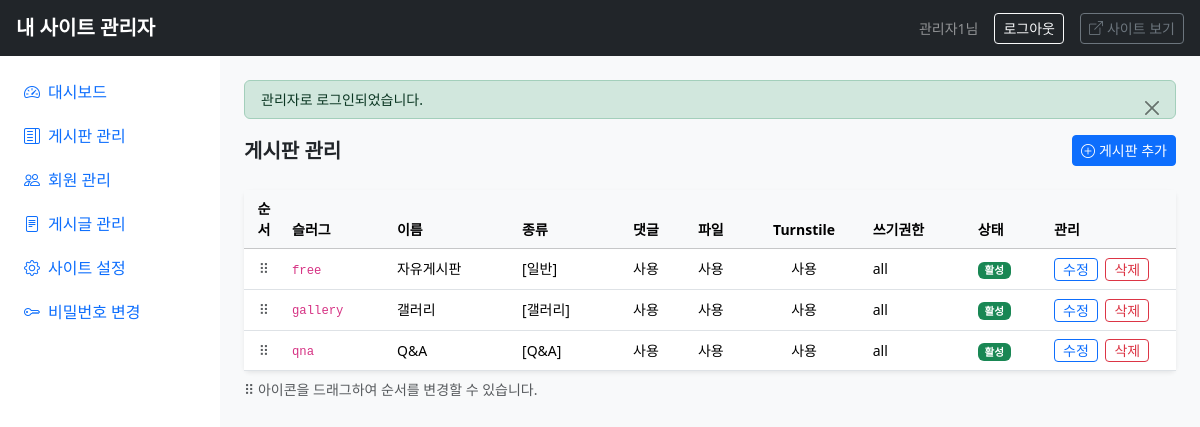
The app's page /admin/board_manage.php (signed in) with its own data.
### tables this page shows
CREATE TABLE IF NOT EXISTS `boards` (
  `id`              INT UNSIGNED    NOT NULL AUTO_INCREMENT,
  `slug`            VARCHAR(100)    NOT NULL COMMENT 'URL용 영문 슬러그 (영숫자만)',
  `name`            VARCHAR(100)    NOT NULL COMMENT '게시판 이름',
  `type`            ENUM('general','gallery','qna') NOT NULL DEFAULT 'general',
  `description`     VARCHAR(500)    DEFAULT NULL,
  `sort_order`      INT             NOT NULL DEFAULT 0,
  `use_comment`     TINYINT(1)      NOT NULL DEFAULT 1,
  `use_file`        TINYINT(1)      NOT NULL DEFAULT 1,
  `file_max_size`   INT             NOT NULL DEFAULT 10 COMMENT 'MB',
  `file_max_count`  INT             NOT NULL DEFAULT 5,
  `use_turnstile`   TINYINT(1)      NOT NULL DEFAULT 1,
  `use_secret`      TINYINT(1)      NOT NULL DEFAULT 0,
  `write_auth`      ENUM('all','member','admin') NOT NULL DEFAULT 'all',
  `read_auth`       ENUM('all','member','admin') NOT NULL DEFAULT 'all',
  `posts_per_page`  INT             NOT NULL DEFAULT 15,
  `is_active`       TINYINT(1)      NOT NULL DEFAULT 1,
  `created_at`      DATETIME        NOT NULL DEFAULT CURRENT_TIMESTAMP,
  PRIMARY KEY (`id`),
  UNIQUE KEY `uk_slug` (`slug`)
);

### core/helpers.php (called while the page is built, shortened)
<?php
function e($str) {
    return htmlspecialchars((string)$str, ENT_QUOTES, 'UTF-8');
}
function get_flash() {
    if (!empty($_SESSION['_flash'])) {
        $f = $_SESSION['_flash'];
        return $f;
    }
    return null;
}

### core/Auth.php (called while the page is built, shortened)
<?php
class Auth
{
    public static function getAdmin() {
        return isset($_SESSION[ADMIN_SESSION_KEY]) ? $_SESSION[ADMIN_SESSION_KEY] : null;
    }
}

### config/db.php (called while the page is built, shortened)
<?php
class DB
{
    private static $instance = null;
    private $pdo;
    private function __construct()
    {
        $dsn = sprintf('mysql:host=%s;dbname=%s;charset=%s', DB_HOST, DB_NAME, DB_CHARSET);
        $options = array(
            PDO::ATTR_ERRMODE            => PDO::ERRMODE_EXCEPTION,
            PDO::ATTR_DEFAULT_FETCH_MODE => PDO::FETCH_ASSOC,
            PDO::ATTR_EMULATE_PREPARES   => true,
            PDO::MYSQL_ATTR_INIT_COMMAND => "SET NAMES utf8mb4",
        );
        try {
            $this->pdo = new PDO($dsn, DB_USER, DB_PASS, $options);
        } catch (PDOException $e) {
            if (defined('DEBUG_MODE') && DEBUG_MODE) throw $e;
            die('데이터베이스 연결에 실패했습니다. config/config.php 의 DB 설정을 확인하세요.');
        }
    }
    public static function getInstance()
    {
        if (self::$instance === null) {
            self::$instance = new self();
        }
        return self::$instance;
    }
    public function fetchAll($sql, $params = array())
    {
        $stmt = $this->pdo->prepare($sql);
        $stmt->execute($params);
        return $stmt->fetchAll();
    }
}

### admin/board_manage.php (the view, shortened to what this page needs)
<?php
$db     = DB::getInstance();
$boards    = $db->fetchAll("SELECT * FROM boards ORDER BY sort_order ASC, id ASC");
require __DIR__ . '/layout.php';
?>
<div class="d-flex justify-content-between align-items-center mb-4">
  <h5 class="fw-bold mb-0">게시판 관리</h5>
  <button class="btn btn-primary btn-sm" data-bs-toggle="modal" data-bs-target="#boardModal"
          onclick="openModal(null)">
    <i class="bi bi-plus-circle me-1"></i>게시판 추가
  </button>
</div>
<div class="card border-0 shadow-sm">
  <div class="card-body p-0">
    <table class="table table-hover mb-0 small align-middle">
      <thead class="table-light">
        <tr>
          <th style="width:40px" class="text-center">순서</th>
          <th>슬러그</th><th>이름</th><th>종류</th>
          <th class="text-center">댓글</th>
          <th class="text-center">파일</th>
          <th class="text-center">Turnstile</th>
          <th>쓰기권한</th><th>상태</th>
          <th style="width:130px">관리</th>
        </tr>
      </thead>
      <tbody id="boardSortable">
        <?php foreach ($boards as $b): ?>
        <tr data-id="<?= $b['id'] ?>">
          <td class="text-muted text-center" style="cursor:grab">⠿</td>
          <td><code><?= e($b['slug']) ?></code></td>
          <td><?= e($b['name']) ?></td>
          <td>
            <?php
              if ($b['type'] === 'gallery')  echo '[갤러리]';
              elseif ($b['type'] === 'qna')  echo '[Q&A]';
              else                           echo '[일반]';
            ?>
          </td>
          <td class="text-center"><?= $b['use_comment']   ? '사용' : '-' ?></td>
          <td class="text-center"><?= $b['use_file']      ? '사용' : '-' ?></td>
          <td class="text-center"><?= $b['use_turnstile'] ? '사용' : '-' ?></td>
          <td><?= e($b['write_auth']) ?></td>
          <td>
            <span class="badge bg-<?= $b['is_active'] ? 'success' : 'secondary' ?>">
              <?= $b['is_active'] ? '활성' : '비활성' ?>
            </span>
          </td>
          <td>
            <button class="btn btn-sm btn-outline-primary py-0 me-1"
                    onclick="openModal(<?= htmlspecialchars(json_encode($b), ENT_QUOTES) ?>)">수정</button>
            <form method="post" class="d-inline"
                  onsubmit="return confirm('삭제하시겠습니까?')">
              <button class="btn btn-sm btn-outline-danger py-0">삭제</button>
            </form>
          </td>
        </tr>
        <?php endforeach; ?>
      </tbody>
    </table>
  </div>
</div>
<p class="text-muted small mt-2">⠿ 아이콘을 드래그하여 순서를 변경할 수 있습니다.</p>
<?php require __DIR__ . '/layout_end.php'; ?>

### admin/layout.php (shortened to what this page needs)
<?php
$adminMenu = array(
    array('icon'=>'bi-speedometer2',         'label'=>'대시보드',     'url'=>'/admin/'),
    array('icon'=>'bi-layout-text-sidebar',  'label'=>'게시판 관리', 'url'=>'/admin/board_manage.php'),
    array('icon'=>'bi-people',               'label'=>'회원 관리',     'url'=>'/admin/members.php'),
    array('icon'=>'bi-file-text',            'label'=>'게시글 관리',   'url'=>'/admin/posts.php'),
    array('icon'=>'bi-gear',                 'label'=>'사이트 설정',   'url'=>'/admin/settings.php'),
    array('icon'=>'bi-key',                  'label'=>'비밀번호 변경', 'url'=>'/admin/change_password.php'),
);
$currentAdminPath = parse_url($_SERVER['REQUEST_URI'], PHP_URL_PATH);
?>
<!DOCTYPE html>
<html lang="ko">
<head>
  <link href="https://cdn.jsdelivr.net/npm/bootstrap@5.3.3/dist/css/bootstrap.min.css" rel="stylesheet">
  <link href="https://cdn.jsdelivr.net/npm/bootstrap-icons@1.11.3/font/bootstrap-icons.min.css" rel="stylesheet">
  <link href="<?= SITE_URL ?>/assets/css/style.css" rel="stylesheet">
</head>
<body>
<nav class="navbar navbar-dark bg-dark px-3 py-2" style="height:56px">
  <a class="navbar-brand fw-bold small" href="<?= SITE_URL ?>/admin/">
     <?= e(defined('SITE_NAME_DB') ? SITE_NAME_DB : SITE_NAME) ?> 관리자
  </a>
  <div class="d-flex align-items-center gap-3">
    <span class="text-white-50 small"><?= e(Auth::getAdmin()['name']) ?>님</span>
    <a href="<?= SITE_URL ?>/auth/logout.php" class="btn btn-sm btn-outline-light">로그아웃</a>
    <a href="<?= SITE_URL ?>" target="_blank" class="btn btn-sm btn-outline-secondary">
      <i class="bi bi-box-arrow-up-right me-1"></i>사이트 보기
    </a>
  </div>
</nav>
<div class="d-flex" style="min-height:calc(100vh - 56px)">
  <div class="admin-sidebar" style="width:220px;min-width:220px">
    <nav class="nav flex-column p-2 pt-3">
      <?php foreach ($adminMenu as $m): ?>
      <a class="nav-link d-flex align-items-center gap-2 mb-1
                 <?= (strpos($currentAdminPath, $m['url']) === 0) || ($m['url']==='/admin/' && $currentAdminPath==='/admin/') ? 'active' : '' ?>"
         href="<?= SITE_URL . $m['url'] ?>">
        <i class="bi <?= $m['icon'] ?>"></i> <?= $m['label'] ?>
      </a>
      <?php endforeach; ?>
    </nav>
  </div>
  <div class="flex-grow-1 p-4" style="background:#f8f9fa">
    <?php $flash = get_flash(); if ($flash): ?>
    <div class="alert alert-<?= e($flash['type']) ?> alert-dismissible fade show py-2 small">
      <?= e($flash['msg']) ?>
      <button type="button" class="btn-close btn-sm" data-bs-dismiss="alert"></button>
    </div>
    <?php endif; ?>

### admin/layout_end.php (shortened to what this page needs)
  </div>
</div>
</body>
</html>

### records on screen
boards: slug "free", name "자유게시판", type "[일반]", use_comment "사용", use_file "사용", use_turnstile "사용", write_auth "all", is_active "활성"
boards: slug "gallery", name "갤러리", type "[갤러리]", use_comment "사용", use_file "사용", use_turnstile "사용", write_auth "all", is_active "활성"
boards: slug "qna", name "Q&A", type "[Q&A]", use_comment "사용", use_file "사용", use_turnstile "사용", write_auth "all", is_active "활성"

### other values on screen
defined('SITE_NAME_DB') ? SITE_NAME_DB : SITE_NAME "내 사이트"
Auth::getAdmin()['name'] "관리자1"
$m['label'] "대시보드"
$m['label'] "게시판 관리"
$m['label'] "회원 관리"
$m['label'] "게시글 관리"
$m['label'] "사이트 설정"
$m['label'] "비밀번호 변경"
$flash['msg'] "관리자로 로그인되었습니다."
